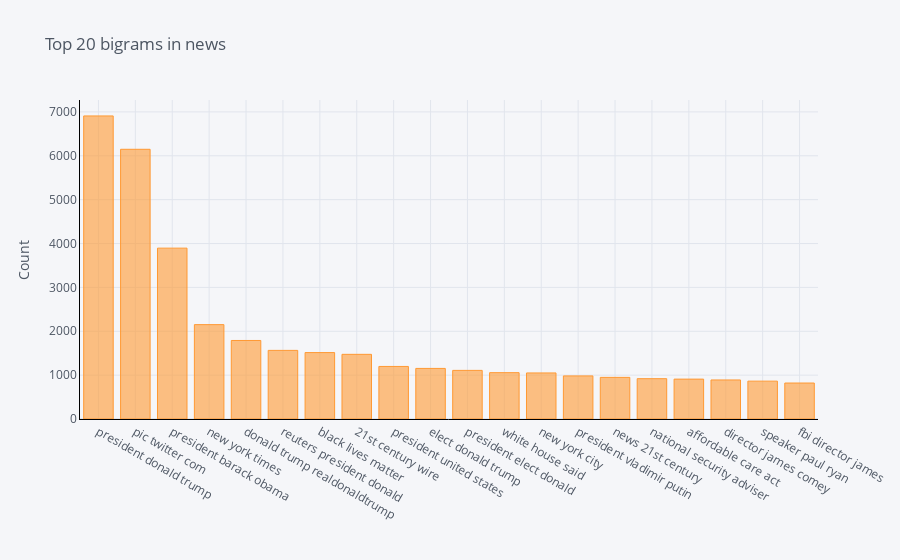

Source (notebook cell):
### Code cell
def get_top_n_trigram(corpus, n=None):
    vec = CountVectorizer(ngram_range=(3, 3), stop_words='english').fit(corpus)
    bag_of_words = vec.transform(corpus)
    sum_words = bag_of_words.sum(axis=0) 
    words_freq = [(word, sum_words[0, idx]) for word, idx in vec.vocabulary_.items()]
    words_freq =sorted(words_freq, key = lambda x: x[1], reverse=True)
    return words_freq[:n]

#Calling function and return only top 20 words
common_words = get_top_n_trigram(clean_news['news'], 20)

#Printing word and their respective frequencies
for word, freq in common_words:
    print(word, freq)

#Creating a dataframe with words and count
df6 = pd.DataFrame(common_words, columns = ['news' , 'count'])

#Grouping the words and plotting their frequencies
df6.groupby('news').sum()['count'].sort_values(ascending=False).iplot(kind='bar', yTitle='Count', linecolor='black', title='Top 20 bigrams in news')

### Figure 1 — Plotly figure (JSON) as saved in the notebook; plotly's stock layout.template omitted (floating-point values rounded to 4 significant figures)
{"data": [{"name": "count", "text": "", "y": [6908, 6148, 3895, 2151, 1790, 1564, 1514, 1474, 1198, 1153, 1108, 1056, 1050, 982, 949, 919, 909, 890, 863, 820], "marker": {"color": "rgba(255, 153, 51, 0.6)", "line": {"color": "rgba(255, 153, 51, 1.0)", "width": 1}}, "x": ["president donald trump", "pic twitter com", "president barack obama", "new york times", "donald trump realdonaldtrump", "reuters president donald", "black lives matter", "21st century wire", "president united states", "elect donald trump", "president elect donald", "white house said", "new york city", "president vladimir putin", "news 21st century", "national security adviser", "affordable care act", "director james comey", "speaker paul ryan", "fbi director james"], "type": "bar", "orientation": "v"}], "layout": {"title": {"text": "Top 20 bigrams in news", "font": {"color": "#4D5663"}}, "paper_bgcolor": "#F5F6F9", "plot_bgcolor": "#F5F6F9", "yaxis": {"tickfont": {"color": "#4D5663"}, "title": {"text": "Count", "font": {"color": "#4D5663"}}, "showgrid": true, "zerolinecolor": "#E1E5ED", "gridcolor": "#E1E5ED", "linecolor": "black"}, "xaxis": {"tickfont": {"color": "#4D5663"}, "title": {"text": "", "font": {"color": "#4D5663"}}, "showgrid": true, "zerolinecolor": "#E1E5ED", "gridcolor": "#E1E5ED", "linecolor": "black"}, "legend": {"bgcolor": "#F5F6F9", "font": {"color": "#4D5663"}}}}
